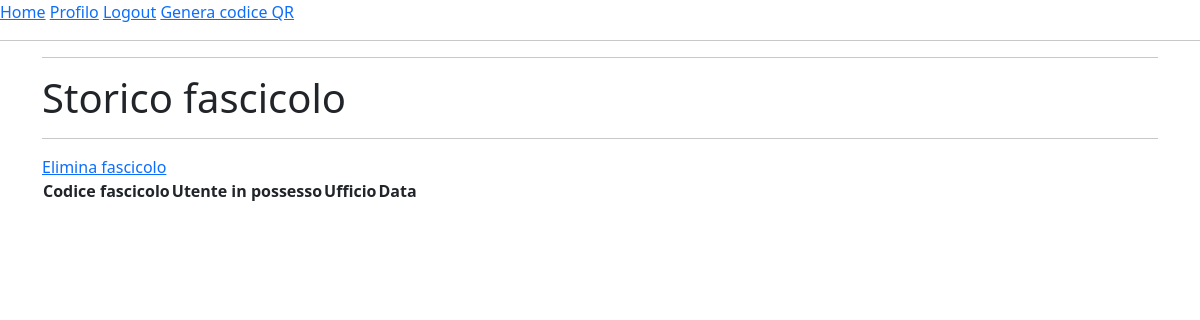
Before: /fascicoli/654321 (signed in) with the older database file.
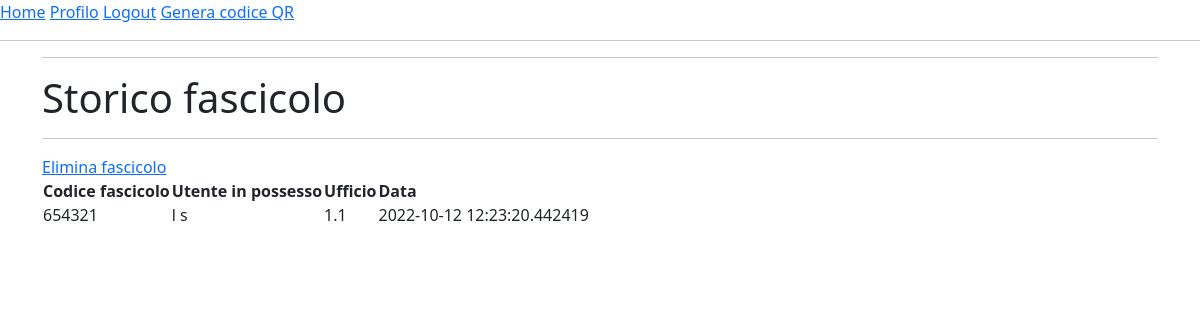
After: the same page with the newer database file.
### app/models.py (models this page shows, shortened)
class Files(db.Model):
    id = db.Column(db.Integer, primary_key=True)
    code = db.Column(db.String(32), index=True)
    created = db.Column(db.DateTime, index=True, default=datetime.utcnow)
    user_id = db.Column(db.Integer, db.ForeignKey('user.id'))
    user_name =  db.Column(db.String(64), index=True)
    user_office = db.Column(db.String(64), index=True)

### app/fascicoli.py (the view)
@bp.route('/<code>', methods=('GET', 'POST'))
@login_required
def file_details(code):
    files = Files.query.filter_by(code=code).order_by(Files.created).all()
    return render_template('qr_generation/file_details.html', title=current_app.config["LABELS"]["storico_fascicolo"], files=files, code=code)

### app/models.py (called while the page is built)
@login.user_loader
def load_user(id):
    return User.query.get(int(id))

### app/templates/qr_generation/file_details.html
{% extends "base.html" %}
{% block content %}
    <h1>{{ config.LABELS.storico_fascicolo }}</h1>
    <hr>
    <a href="{{ url_for('fascicoli.file_delete', code=code) }}">{{ config.LABELS.elimina_fascicolo }}</a>
    <table>
        <tr>
          <th>Codice fascicolo</th>
          <th>Utente in possesso</th>
          <th>Ufficio</th>
          <th>Data</th>
        </tr>
        {% for fascicolo in files %}
        <tr>
          <td>{{ fascicolo.code }}</td>
          <td>{{ fascicolo.user_name }}</td>
          <td>{{ fascicolo.user_office }}</td>
          <td>{{ fascicolo.created }}</td>
        </tr>
        {% endfor %}
    </table>
{% endblock %}

### app/templates/base.html (shortened to what this page needs)
<html>
    <head>
        <link href="https://cdn.jsdelivr.net/npm/bootstrap@5.0.1/dist/css/bootstrap.min.css" rel="stylesheet">
        <link rel="stylesheet" type="text/css" href="https://cdn.datatables.net/1.10.25/css/dataTables.bootstrap5.css">
    </head>
    <body>
        <div>
            <a href="{{ url_for('index') }}">{{ config.LABELS.home }}</a>
            {% if current_user.is_authenticated %}
                <a href="{{ url_for('user.user', id=current_user.id) }}">{{ config.LABELS.profilo }}</a>
                <a href="{{ url_for('auth.logout') }}">{{ config.LABELS.logout }}</a>
                <a href="{{ url_for('fascicoli.generation') }}">{{ config.LABELS.genera }}</a>
            {% else %}
                <a href="{{ url_for('auth.login') }}">{{ config.LABELS.login }}</a>
            {% endif %}
        </div>
        <hr>
        <div class="container">
            <hr>
            {% block content %}{% endblock %}
          </div>
    </body>
</html>

Changed rows visible on the page:
added Files: code "654321", user_name "l s", user_office "1.1", created "2022-10-12 12:23:20.442419"
